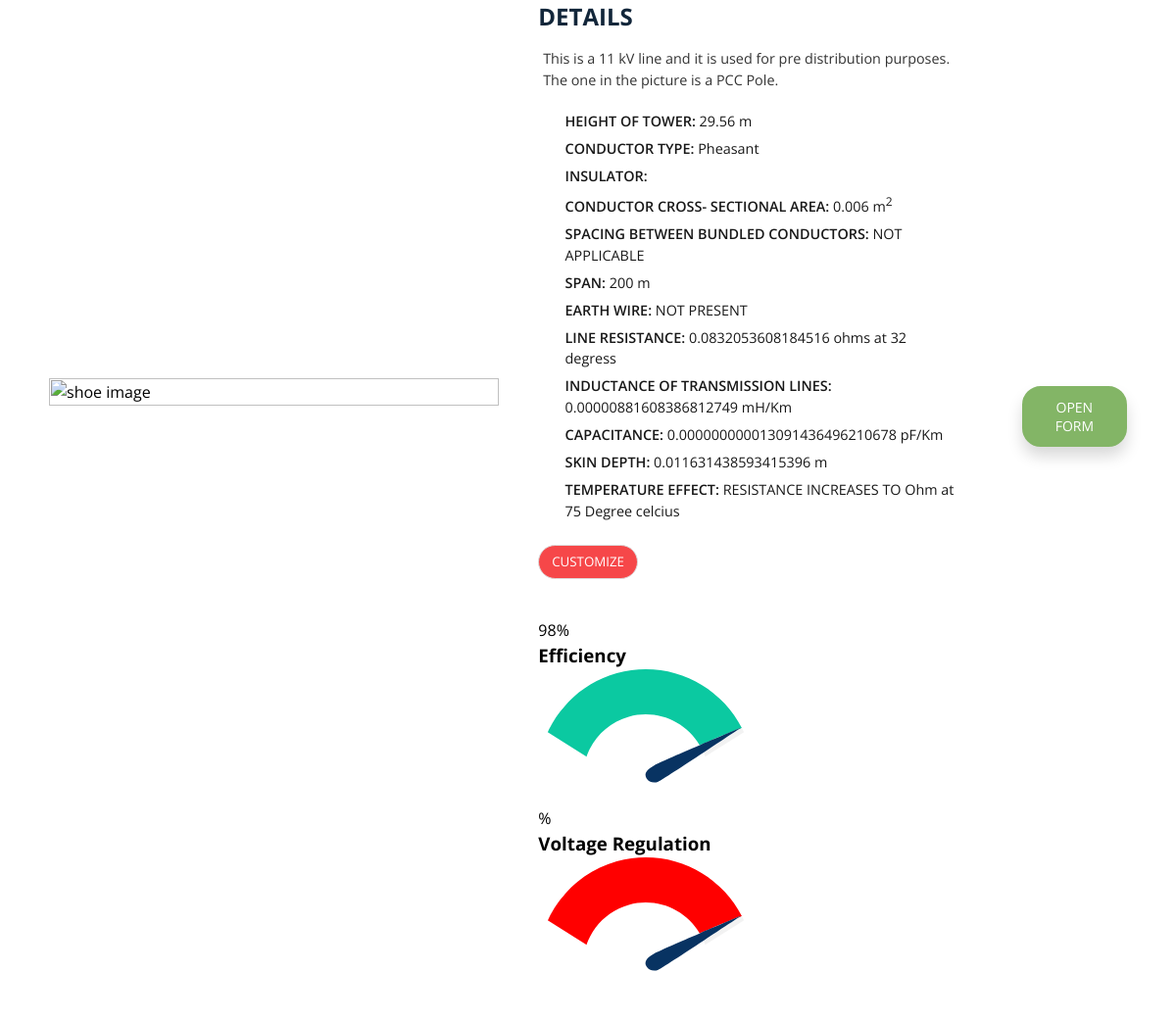
Page /tower/1 on the committed database.
### myapp/models.py (models this page shows, shortened)
class Tower(models.Model):
    name = models.CharField(max_length=300,default='')
    picture = models.CharField(max_length=10000,default='')
    short_description = models.CharField(max_length=2000,default='',blank=True)
    complete_description = models.CharField(max_length=2000,default='',blank=True)
    tower_height = models.CharField(max_length=200,default='',blank=True)
    frequency = models.CharField(max_length=200,default='',blank=True)
    resistance = models.CharField(max_length=200,default='',blank=True)
    skin_depth = models.CharField(max_length=200,default='',blank=True)
    temperature_effect = models.CharField(max_length=200,default='',blank=True)
    spacing_between_bundled_conductors = models.CharField(max_length=200,default='',blank=True)
    spacing_between_conductors = models.CharField(max_length=200,default='',blank=True)
    current_carrying_capacity = models.CharField(max_length=200,default='',blank=True)
    inductance_of_transmission_lines = models.CharField(max_length=200,default='',blank=True)
    capacitance = models.CharField(max_length=200,default='',blank=True)
    capacitive_reactance = models.CharField(max_length=200,default='',blank=True)
    conductor_choices = (
        ('Partridge','Partridge'),
        ('Ostrich','Ostrich'),
        ('Merlin','Merlin'),
        ('Pelican','Pelican'),
        ('Drake','Drake'),
        ('Pheasant','Pheasant'),
    )
    conductor_type = models.CharField(max_length=200,choices = conductor_choices,default='',blank=True)
    conductor_length = models.CharField(max_length=200,default='',blank=True)
    conductor_crosssectional_area = models.CharField(max_length=200,default='',blank=True)
    span = models.CharField(max_length=200,default='',blank=True)
    commulative_line_loading = models.CharField(max_length=200,default='',blank=True)
    choices = (
        ('horizontal','horizontal'),
        ('vertical','vertical'),
    )
    cable_configuration = models.CharField(max_length=200,choices = choices,default='',blank=True)
    power_transmitted_in_MVA = models.CharField(max_length=200,default='',blank=True)
    power_received_at_load_in_MVA = models.CharField(max_length=200,default='',blank=True)
    efficiency = models.CharField(max_length=200,default='',blank=True)
    sending_end_voltage_in_KV = models.CharField(max_length=200,default='',blank=True)
    receiving_end_voltage_in_KV = models.CharField(max_length=200,default='',blank=True)
    voltage_regulation = models.CharField(max_length=200,default='',blank=True)
    corona_losses = models.CharField(max_length=200,default='',blank=True)
    line_choices = (
        ('SINGLE CIRCUIT UNBUNDLED','SINGLE CIRCUIT UNBUNDLED'),
        ('DOUBLE CIRCUIT UNBUNDLED','DOUBLE CIRCUIT UNBUNDLED'),
        ('DOUBLE CIRCUIT BUNDLED (3C)','DOUBLE CIRCUIT BUNDLED (3C)'),
        ('DOUBLE CIRCUIT BUNDLED (4C)','DOUBLE CIRCUIT BUNDLED (4C)'),
    )
    line_type = models.CharField(max_length=200,choices=line_choices,default='',blank=True)
    insulator_choices = (
        ('Pin type','Pin type'),
        ('Suspension type','Suspension type'),
        ('Strain type','Strain type'),
    )
    insulator_type = models.CharField(max_length=200,choices=insulator_choices,default='',blank=True)

### myapp/views.py (the view)
# urls.py: url(r'^tower/(?P<id>\d+)$', views.tower  , name='tower'),
def tower(request,id):
    tower = Tower.objects.get(id=id)
    if tower.conductor_type != 'Aluminum Conductor Steel Reinforced (ACSR)':
        print('yes')
        resistivity = 0.0000000265
        tower.resistance = (resistivity * float(tower.conductor_length))/float(tower.conductor_crosssectional_area)
        skin_depth = math.sqrt(resistivity/(3.134*int(tower.frequency)*(0.00000125)))
        diameter = 2*(math.sqrt(float(tower.conductor_crosssectional_area)/3.124))
        tower.resistance = (resistivity * float(tower.conductor_length))/(3.124*(diameter)*(skin_depth))
        tower.skin_depth = skin_depth
        temp_resistance = tower.resistance*((235+float(tower.temperature_effect))/(235+29))
        if tower.cable_configuration == 'horizontal':
            tower.current_carrying_capacity = '430'
        if tower.cable_configuration == 'vertical':
            tower.current_carrying_capacity = '389'
        tower.spacing_between_bundled_conductors = 'Not Applicable'
        tower.inductance_of_transmission_lines = (0.00000125/2*3.142)*(0.25 + math.log(float(tower.spacing_between_conductors)/(diameter/2)))
        tower.capacitance = (0.0000000000555)/math.log((float(tower.spacing_between_conductors))/(diameter/2))
        tower.capacitive_reactance = (6600000/float(tower.frequency))*(math.log(float(tower.spacing_between_conductors)/float(diameter/2)))
        tower.efficiency = int((float(tower.power_received_at_load_in_MVA)/float(tower.power_transmitted_in_MVA))*100)
        tower.voltage_regulation = int(((float(tower.sending_end_voltage_in_KV)- float(tower.receiving_end_voltage_in_KV))/float(tower.receiving_end_voltage_in_KV))*100)
        print(tower.voltage_regulation)
        disruptive_voltage = 0.0374*math.log((float(tower.spacing_between_conductors))/float(diameter/2))
        tower.corona_losses = (0.0000244/1.225)*(float(tower.frequency) +25)*math.sqrt((diameter/2)/(float(tower.spacing_between_conductors)*1000))*math.pow((((float(tower.sending_end_voltage_in_KV)/math.sqrt(3))*1000)-disruptive_voltage),1)
        tower.power_received_at_load_in_MVA = float(tower.power_transmitted_in_MVA) - float(tower.corona_losses)/1000
        print(tower.power_received_at_load_in_MVA)
        form = TubularTower()
    return render(request, 'detailpage.html', context={'product':tower,'temp_resistance':temp_resistance,'form': form})

### myapp/templates/detailpage.html (shortened to what this page needs)
<html>
  <head>
  </head>
  <body>
<div class = "card-wrapper">
    <div class = "card">
      <div class = "product-imgs">
        <div class = "img-display">
          <div class = "img-showcase">
            <img src = "https://img1.exportersindia.com/product_images/bc-full/dir_180/5381020/electric-poles-1512546509-3500414.jpeg" alt = "shoe image">
          </div>
        </div>
      </div>
      <div class = "product-content">
        <div class = "product-detail">
          <h2>DETAILS</h2>
          <p>This is a 11 kV line and it is used for pre distribution purposes. The one in the picture is a PCC Pole.</p>
          <ul>
            <li>HEIGHT OF TOWER: <span>{{ product.tower_height }} m</span></li>
            <li>CONDUCTOR TYPE: <span>{{ product.conductor_type }}</span></li>
            <li>INSULATOR: </li>
            <li>CONDUCTOR CROSS- SECTIONAL AREA: <span>{{ product.conductor_crosssectional_area }} m<sup>2</sup></span></li>
            <li>SPACING BETWEEN BUNDLED CONDUCTORS: <span> NOT APPLICABLE</span></li>
            <li>SPAN: <span>{{ product.span }} m</span></li>
            <li>EARTH WIRE: <span>NOT PRESENT</span></li>
            <li>LINE RESISTANCE: <span>{{ product.resistance }} ohms at 32 degress</span></li>
            <li>INDUCTANCE OF TRANSMISSION LINES: <span>{{ product.inductance_of_transmission_lines }} mH/Km</span></li>
            <li>CAPACITANCE: <span>{{ product.capacitance }} pF/Km</span></li>
            <li>SKIN DEPTH: <span>{{ product.skin_depth }} m</span></li>
            <li>TEMPERATURE EFFECT: <span> RESISTANCE INCREASES TO {{ product.temp_resistance }} Ohm at {{ product.temperature_effect }} Degree celcius</span></li>
          </ul>
        </div>
        <div class = "purchase-info">
          <button type = "button" class = "btn">
            CUSTOMIZE
          </button>
        </div>
        <div class="nxt-discover-partner-nav px-0 pt-0 nxt-meter-status nst-sidebar-item">
          <span id="nxt-meter-status" data-meter="{{ product.efficiency }}"><span></span>%</span>
          <h3>Efficiency</h3>
          <div class="widget-meter">
           </div>
           <span id="" data-meter="1">%</span>
           <h3>Voltage Regulation </h3>
           <div class="widget-meter">
         </div>
      </div>
    </div>
  </div>
  <button class="btn open-form">Open form</button>
                {% block bookingsform %}
                {% load crispy_forms_tags %}
            {% endblock bookingsform %}
</body>
</html>

### myapp/templates/detailpage.html (style rules this page uses)
* { box-sizing: border-box; padding: 0; margin: 0; font-family: 'Open Sans', sans-serif; }
body { line-height: 1.5; }
.card-wrapper { max-width: 1100px; margin: 0 auto; }
img { width: 100%; display: block; }
.img-display { overflow: hidden; }
.img-showcase { display: flex; width: 100%; transition: all 0.5s ease; }
.img-showcase img { min-width: 100%; }
.product-content { padding: 2rem 1rem; }
.product-detail h2 { text-transform: capitalize; color: #12263a; padding-bottom: 0.6rem; }
.product-detail p { font-size: 0.9rem; padding: 0.3rem; opacity: 0.8; }
.product-detail ul { margin: 1rem 0; font-size: 0.9rem; }
.product-detail ul li { margin: 0; list-style: none; background: url(https://fadzrinmadu.github.io/hosted-assets/product-detail-page-design-with-image-slider-html-css-and-javascript/checked.png) left center no-repeat; background-size: 18px; padding-left: 1.7rem; margin: 0.4rem 0; font-weight: 600; opacity: 0.9; }
.product-detail ul li span { font-weight: 400; }
.purchase-info { margin: 1.5rem 0; }
.purchase-info input, .purchase-info .btn { border: 1.5px solid #ddd; border-radius: 25px; text-align: center; padding: 0.45rem 0.8rem; outline: 0; margin-right: 0.2rem; margin-bottom: 1rem; }
.purchase-info .btn { cursor: pointer; color: #fff; }
.purchase-info .btn:first-of-type { background: #256eff; }
.purchase-info .btn:last-of-type { background: #f64749; }
@media screen and (min-width: 992px) { .card { display: grid; grid-template-columns: repeat(2, 1fr); grid-gap: 1.5rem; } }
@media screen and (min-width: 992px) { .card-wrapper { height: 100vh; display: flex; justify-content: center; align-items: center; } }
@media screen and (min-width: 992px) { .product-imgs { display: flex; flex-direction: column; justify-content: center; } }
@media screen and (min-width: 992px) { .product-content { padding-top: 0; } }
.widget-meter { width: 220px; height: 140px; overflow: hidden; position: relative; }
.widget-meter:after, .widget-meter:before { content: ""; position: absolute; bottom: 0; width: 36%; z-index: 100; }
.widget-meter:before { left: 0; border-left: 130px solid #fff; border-top: 82px solid transparent; }
.widget-meter:after { right: 0; right: 0; border-right: 130px solid #fff; border-top: 82px solid transparent; }
.open-form, .reset-form { margin-top: 50px; margin-left: 50px; cursor: pointer; color: white; padding: 10px 25px; box-shadow: 0 10px 15px rgba(0, 0, 0, 0.15); border-radius: 19px; border: 2px solid #83b566; background-color: #83b566; text-transform: uppercase; font-size: 14px; transition: .3s; }

### rows in the picture
Tower: tower_height "29.56", conductor_type "Pheasant", conductor_crosssectional_area "0.006", span "200", resistance "0.0832053608184516", inductance_of_transmission_lines "0.00000881608386812749", capacitance "0.000000000013091436496210678", skin_depth "0.011631438593415396", temperature_effect "75"
